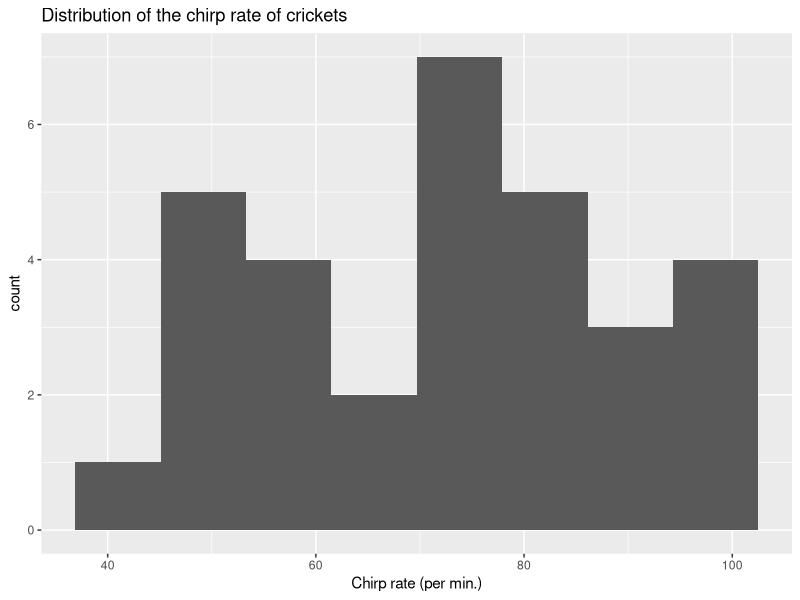
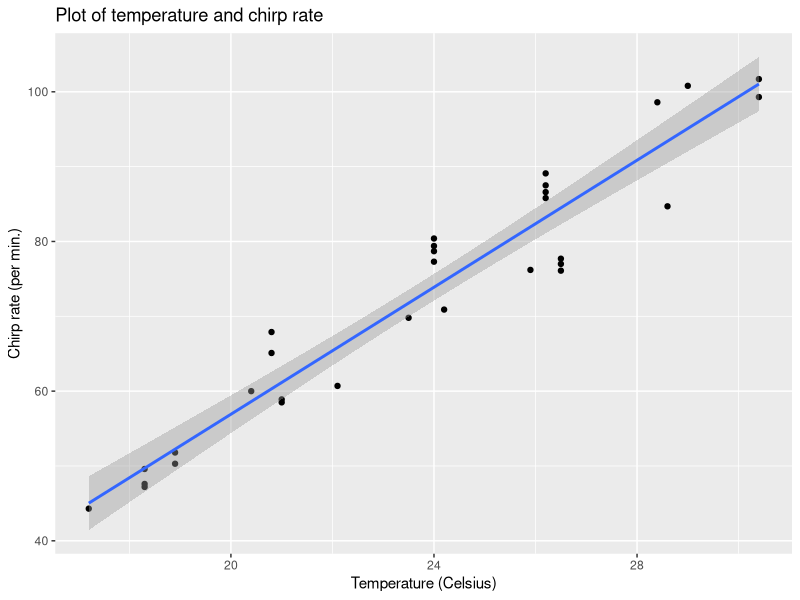
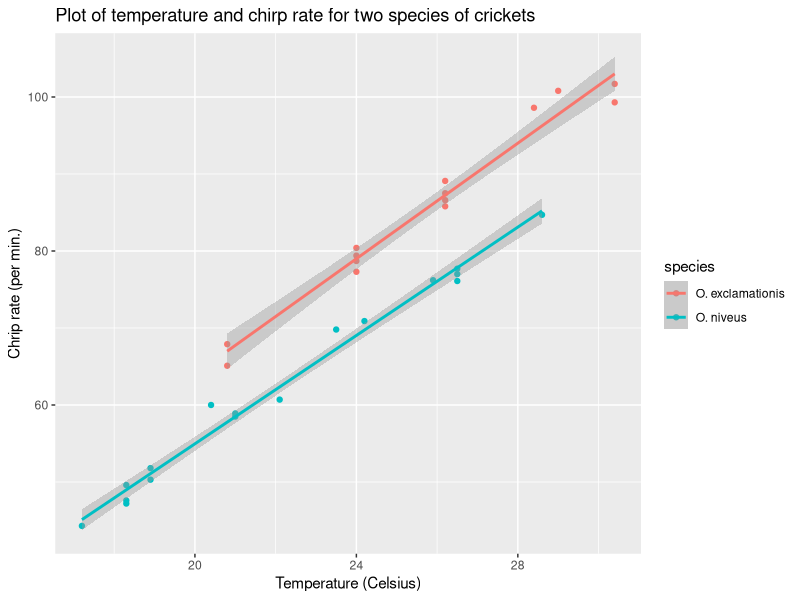
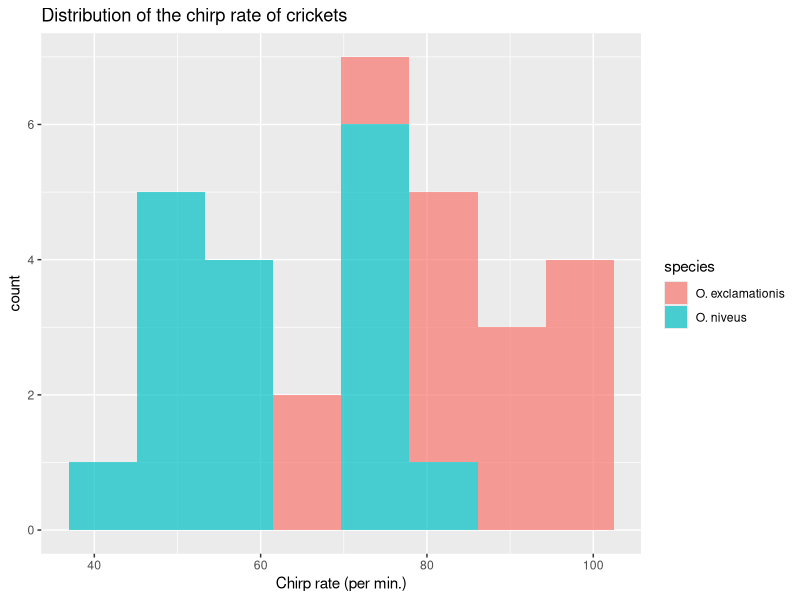
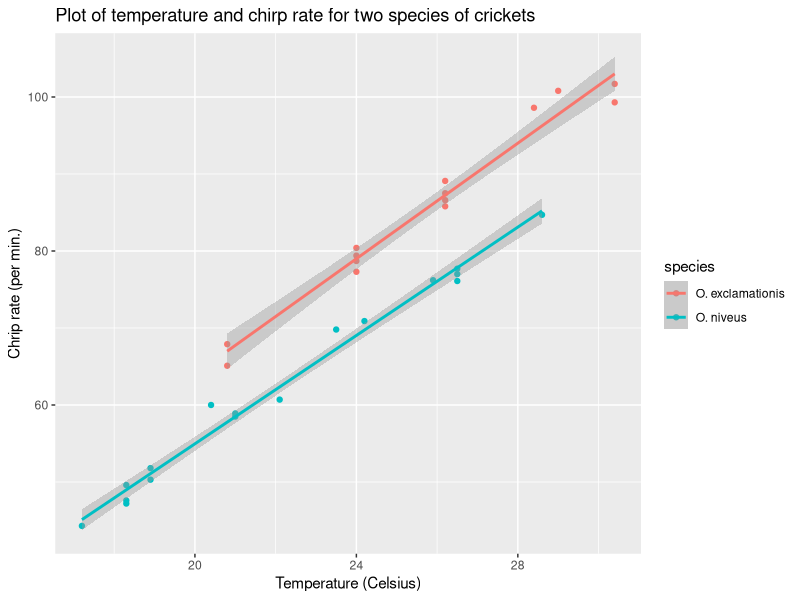

Recreate these plots in R, in order.
## ---- chunk 1
knitr::opts_chunk$set(echo = TRUE)
library('tidyverse');library('modeldata')
## ---- chunk 2
data(crickets, package = "modeldata")
names(crickets)
## ---- chunk 3
summary(crickets)
ggplot(crickets , aes(x = rate)) + 
  geom_histogram(bins = 8) +
  ggtitle("Distribution of the chirp rate of crickets") +
  xlab('Chirp rate (per min.)')
## ---- chunk 4
ggplot(crickets, aes(x = temp, y = rate)) +
  geom_point() +
  geom_smooth(method = 'lm') +
  ggtitle("Plot of temperature and chirp rate") +
  ylab('Chirp rate (per min.)') +
  xlab('Temperature (Celsius)')

temp_lm <- lm(rate ~ temp, crickets)

summary.lm(temp_lm)
## ---- chunk 5
ggplot(crickets, aes(x = temp, y = rate, color = species)) + 
  geom_point() +
  geom_smooth(method = 'lm') +
  ggtitle ("Plot of temperature and chirp rate for two species of crickets") +
  ylab('Chrip rate (per min.)') +
  xlab('Temperature (Celsius)')

species_lm <- lm(rate ~ temp + species, crickets)

summary.lm(species_lm)
## ---- chunk 6
ggplot(crickets, aes (x = rate, fill = species)) + 
  geom_histogram(postion = 'identity', alpha = 0.7, bins = 8) +
  ggtitle("Distribution of the chirp rate of crickets") +
  xlab('Chirp rate (per min.)')

## ---- chunk 7
ggplot(crickets, aes(x = temp, y = rate, color = species)) + 
  geom_point() +
  geom_smooth(method = 'lm') +
  ggtitle ("Plot of temperature and chirp rate for two species of crickets") +
  ylab('Chrip rate (per min.)') +
  xlab('Temperature (Celsius)')

species_x_temp_lm <- lm(rate ~ temp + species + temp:species, crickets)
summary.lm(species_x_temp_lm)

anova(species_lm, species_x_temp_lm)
